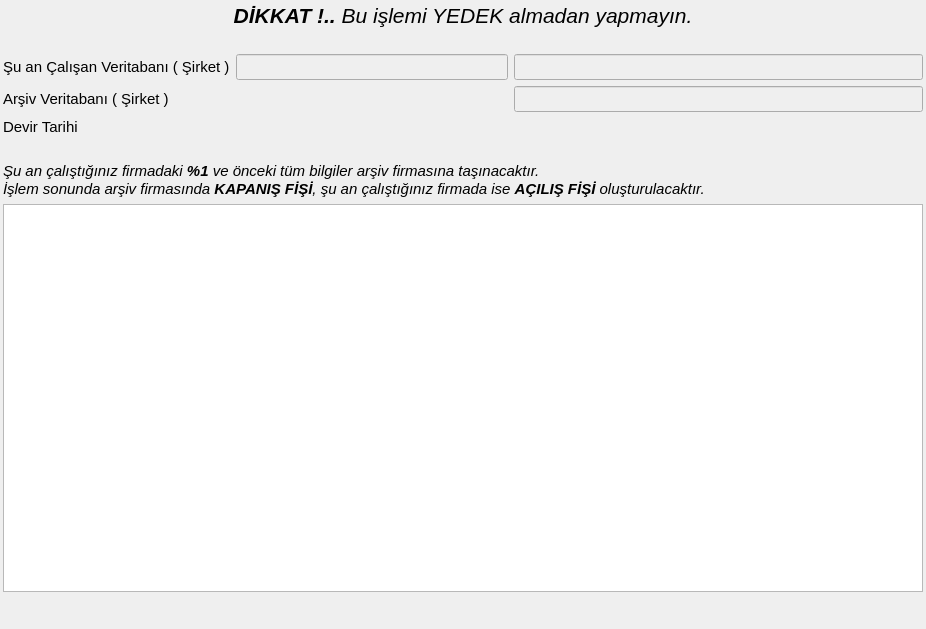
<?xml version="1.0" encoding="UTF-8"?>
<ui version="4.0">
 <class>E9_DEVIR_ISLEMI_BATCH</class>
 <widget class="QDialog" name="E9_DEVIR_ISLEMI_BATCH">
  <property name="geometry">
   <rect>
    <x>0</x>
    <y>0</y>
    <width>926</width>
    <height>629</height>
   </rect>
  </property>
  <property name="sizePolicy">
   <sizepolicy hsizetype="Expanding" vsizetype="Expanding">
    <horstretch>0</horstretch>
    <verstretch>0</verstretch>
   </sizepolicy>
  </property>
  <property name="font">
   <font>
    <pointsize>11</pointsize>
    <italic>false</italic>
   </font>
  </property>
  <property name="windowTitle">
   <string>Devir İşlemi</string>
  </property>
  <layout class="QGridLayout" name="gridLayout_2" rowstretch="10,1,1,50,1,1" columnstretch="0,0,0">
   <property name="margin">
    <number>3</number>
   </property>
   <item row="0" column="0" colspan="3">
    <layout class="QGridLayout" name="gridLayout" columnstretch="1,10,15">
     <item row="2" column="0">
      <widget class="QLabel" name="label_calisilan_kod">
       <property name="sizePolicy">
        <sizepolicy hsizetype="Fixed" vsizetype="Fixed">
         <horstretch>0</horstretch>
         <verstretch>0</verstretch>
        </sizepolicy>
       </property>
       <property name="toolTip">
        <string>Devredilecek verilerin bulunduğu firma kodunu belirtir.</string>
       </property>
       <property name="text">
        <string>Şu an Çalışan Veritabanı ( Şirket )</string>
       </property>
      </widget>
     </item>
     <item row="2" column="2">
      <widget class="QLineEdit" name="lineedit_calisan_firma_adi">
       <property name="enabled">
        <bool>false</bool>
       </property>
       <property name="focusPolicy">
        <enum>Qt::NoFocus</enum>
       </property>
       <property name="readOnly">
        <bool>true</bool>
       </property>
      </widget>
     </item>
     <item row="3" column="0">
      <widget class="QLabel" name="label_arsiv_kodu">
       <property name="sizePolicy">
        <sizepolicy hsizetype="Fixed" vsizetype="Fixed">
         <horstretch>0</horstretch>
         <verstretch>0</verstretch>
        </sizepolicy>
       </property>
       <property name="toolTip">
        <string>Devir işleminden sonra arşiv yıla ait verilerin tutulacağı firma kodunu belirtir.</string>
       </property>
       <property name="text">
        <string>Arşiv Veritabanı ( Şirket )</string>
       </property>
      </widget>
     </item>
     <item row="3" column="2">
      <widget class="QLineEdit" name="lineedit_arsiv_firma_adi">
       <property name="enabled">
        <bool>false</bool>
       </property>
       <property name="focusPolicy">
        <enum>Qt::NoFocus</enum>
       </property>
       <property name="readOnly">
        <bool>true</bool>
       </property>
      </widget>
     </item>
     <item row="4" column="0">
      <widget class="QLabel" name="label_devir_yili">
       <property name="sizePolicy">
        <sizepolicy hsizetype="Fixed" vsizetype="Fixed">
         <horstretch>0</horstretch>
         <verstretch>0</verstretch>
        </sizepolicy>
       </property>
       <property name="text">
        <string>Devir Tarihi</string>
       </property>
      </widget>
     </item>
     <item row="2" column="1">
      <widget class="QLineEdit" name="line_edit_calisan_firma_kodu">
       <property name="enabled">
        <bool>false</bool>
       </property>
       <property name="readOnly">
        <bool>false</bool>
       </property>
      </widget>
     </item>
     <item row="4" column="1">
      <widget class="QAdakDate" name="adakDate_devir_tarihi" native="true">
       <property name="whatsThis">
        <string>Tarih WidgetÄ± </string>
       </property>
       <property name="QAdakDate" stdset="0">
        <rect>
         <x>0</x>
         <y>0</y>
         <width>100</width>
         <height>100</height>
        </rect>
       </property>
      </widget>
     </item>
     <item row="0" column="0" colspan="3">
      <widget class="QLabel" name="label_2">
       <property name="sizePolicy">
        <sizepolicy hsizetype="Expanding" vsizetype="Minimum">
         <horstretch>0</horstretch>
         <verstretch>0</verstretch>
        </sizepolicy>
       </property>
       <property name="font">
        <font>
         <pointsize>21</pointsize>
        </font>
       </property>
       <property name="text">
        <string>&lt;!DOCTYPE HTML PUBLIC &quot;-//W3C//DTD HTML 4.0//EN&quot; &quot;http://www.w3.org/TR/REC-html40/strict.dtd&quot;&gt;
&lt;html&gt;&lt;head&gt;&lt;meta name=&quot;qrichtext&quot; content=&quot;1&quot; /&gt;&lt;style type=&quot;text/css&quot;&gt;
p, li { white-space: pre-wrap; }
&lt;/style&gt;&lt;/head&gt;&lt;body style=&quot; font-family:'Sans Serif'; font-size:21pt; font-weight:400; font-style:normal;&quot;&gt;
&lt;p style=&quot; margin-top:0px; margin-bottom:0px; margin-left:0px; margin-right:0px; -qt-block-indent:0; text-indent:0px;&quot;&gt;&lt;span style=&quot; font-size:16pt; font-weight:600; font-style:italic;&quot;&gt;DİKKAT !..&lt;/span&gt;&lt;span style=&quot; font-size:16pt; font-style:italic;&quot;&gt; Bu işlemi YEDEK almadan yapmayın.&lt;/span&gt;&lt;/p&gt;&lt;/body&gt;&lt;/html&gt;</string>
       </property>
       <property name="alignment">
        <set>Qt::AlignCenter</set>
       </property>
      </widget>
     </item>
     <item row="1" column="0">
      <spacer name="horizontalSpacer_3">
       <property name="orientation">
        <enum>Qt::Horizontal</enum>
       </property>
       <property name="sizeHint" stdset="0">
        <size>
         <width>40</width>
         <height>20</height>
        </size>
       </property>
      </spacer>
     </item>
     <item row="3" column="1">
      <widget class="QSearchEdit" name="searchEdit_arsiv_firma_kodu" native="true">
       <property name="whatsThis">
        <string>Arama widget. </string>
       </property>
       <property name="QSearchEdit" stdset="0">
        <rect>
         <x>0</x>
         <y>0</y>
         <width>100</width>
         <height>100</height>
        </rect>
       </property>
      </widget>
     </item>
    </layout>
   </item>
   <item row="3" column="0" colspan="3">
    <widget class="QPlainTextEdit" name="plainTextEdit_bilgilendirme">
     <property name="maximumSize">
      <size>
       <width>16777215</width>
       <height>16777215</height>
      </size>
     </property>
     <property name="font">
      <font>
       <pointsize>10</pointsize>
      </font>
     </property>
     <property name="readOnly">
      <bool>true</bool>
     </property>
     <property name="plainText">
      <string/>
     </property>
    </widget>
   </item>
   <item row="5" column="1" colspan="2">
    <widget class="QWidget" name="widget_batch_buttons" native="true">
     <property name="sizePolicy">
      <sizepolicy hsizetype="Expanding" vsizetype="Expanding">
       <horstretch>0</horstretch>
       <verstretch>0</verstretch>
      </sizepolicy>
     </property>
     <property name="maximumSize">
      <size>
       <width>16777215</width>
       <height>16777215</height>
      </size>
     </property>
    </widget>
   </item>
   <item row="4" column="0">
    <spacer name="verticalSpacer">
     <property name="orientation">
      <enum>Qt::Vertical</enum>
     </property>
     <property name="sizeHint" stdset="0">
      <size>
       <width>20</width>
       <height>40</height>
      </size>
     </property>
    </spacer>
   </item>
   <item row="5" column="0">
    <spacer name="horizontalSpacer">
     <property name="orientation">
      <enum>Qt::Horizontal</enum>
     </property>
     <property name="sizeHint" stdset="0">
      <size>
       <width>40</width>
       <height>20</height>
      </size>
     </property>
    </spacer>
   </item>
   <item row="2" column="0" colspan="3">
    <widget class="QLabel" name="label_aciklama">
     <property name="sizePolicy">
      <sizepolicy hsizetype="Fixed" vsizetype="Fixed">
       <horstretch>0</horstretch>
       <verstretch>0</verstretch>
      </sizepolicy>
     </property>
     <property name="text">
      <string>&lt;!DOCTYPE HTML PUBLIC &quot;-//W3C//DTD HTML 4.0//EN&quot; &quot;http://www.w3.org/TR/REC-html40/strict.dtd&quot;&gt;
&lt;html&gt;&lt;head&gt;&lt;meta name=&quot;qrichtext&quot; content=&quot;1&quot; /&gt;&lt;style type=&quot;text/css&quot;&gt;
p, li { white-space: pre-wrap; }
&lt;/style&gt;&lt;/head&gt;&lt;body style=&quot; font-family:'Sans Serif'; font-size:11pt; font-weight:400; font-style:normal;&quot;&gt;
&lt;p style=&quot; margin-top:0px; margin-bottom:0px; margin-left:0px; margin-right:0px; -qt-block-indent:0; text-indent:0px;&quot;&gt;&lt;span style=&quot; font-style:italic;&quot;&gt;Şu an çalıştığınız firmadaki &lt;/span&gt;&lt;span style=&quot; font-weight:600; font-style:italic;&quot;&gt;%1&lt;/span&gt;&lt;span style=&quot; font-style:italic;&quot;&gt; ve önceki tüm bilgiler arşiv firmasına taşınacaktır. &lt;/span&gt;&lt;/p&gt;
&lt;p style=&quot; margin-top:0px; margin-bottom:0px; margin-left:0px; margin-right:0px; -qt-block-indent:0; text-indent:0px;&quot;&gt;&lt;span style=&quot; font-style:italic;&quot;&gt;İşlem sonunda arşiv firmasında &lt;/span&gt;&lt;span style=&quot; font-weight:600; font-style:italic;&quot;&gt;KAPANIŞ FİŞİ&lt;/span&gt;&lt;span style=&quot; font-style:italic;&quot;&gt;, şu an çalıştığınız firmada ise &lt;/span&gt;&lt;span style=&quot; font-weight:600; font-style:italic;&quot;&gt;AÇILIŞ FİŞİ&lt;/span&gt;&lt;span style=&quot; font-style:italic;&quot;&gt; oluşturulacaktır.&lt;/span&gt;&lt;/p&gt;&lt;/body&gt;&lt;/html&gt;</string>
     </property>
    </widget>
   </item>
   <item row="1" column="0">
    <spacer name="horizontalSpacer_2">
     <property name="orientation">
      <enum>Qt::Horizontal</enum>
     </property>
     <property name="sizeHint" stdset="0">
      <size>
       <width>40</width>
       <height>20</height>
      </size>
     </property>
    </spacer>
   </item>
  </layout>
 </widget>
 <customwidgets>
  <customwidget>
   <class>QAdakDate</class>
   <extends>QWidget</extends>
   <header>QAdakDate.h</header>
  </customwidget>
  <customwidget>
   <class>QSearchEdit</class>
   <extends>QWidget</extends>
   <header>QSearchEdit.h</header>
  </customwidget>
 </customwidgets>
 <tabstops>
  <tabstop>line_edit_calisan_firma_kodu</tabstop>
  <tabstop>lineedit_calisan_firma_adi</tabstop>
  <tabstop>lineedit_arsiv_firma_adi</tabstop>
  <tabstop>plainTextEdit_bilgilendirme</tabstop>
 </tabstops>
 <resources/>
 <connections/>
</ui>
